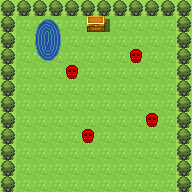

Rendered tile map (Tiled .tmx) drawn with the repository's tilesets; below, a short description and the full map source, tile grids included:
An orthogonal 12x12 tile map with 16x16 px tiles, 2 tile layers (Camada de Tiles 1, Camada de Tiles 2), 4 tilesets.

<map version="2017.05.16" orientation="orthogonal" renderorder="right-down" width="12" height="12" tilewidth="16" tileheight="16" nextobjectid="1">
 <tileset firstgid="1" source="../pokemon.tsx" />
 <tileset firstgid="2913" source="../baus.tsx" />
 <tileset firstgid="3297" source="../enemy.tsx" />
 <tileset firstgid="3298" source="../Portal.tsx" />
 <layer name="Camada de Tiles 1" width="12" height="12">
  <data encoding="csv">
56,56,56,56,56,56,56,56,56,56,56,56,
56,56,56,56,56,56,56,56,56,56,56,56,
56,56,56,56,56,56,56,56,56,56,56,56,
56,56,56,56,56,56,56,56,56,56,56,56,
56,56,56,56,56,56,56,56,56,56,56,56,
56,56,56,56,56,56,56,56,56,56,56,56,
56,56,56,56,56,56,56,56,56,56,56,56,
56,56,56,56,56,56,56,56,56,56,56,56,
56,56,56,56,56,56,56,56,56,56,56,56,
56,56,56,56,56,56,56,56,56,56,56,56,
56,56,56,56,56,56,56,56,56,56,56,56,
56,56,56,56,56,56,56,56,56,56,56,56
</data>
 </layer>
 <layer name="Camada de Tiles 2" width="12" height="12">
  <data encoding="csv">
842,842,842,842,842,842,842,842,842,842,842,842,
842,0,3298,3299,0,2931,2932,0,0,0,0,842,
842,0,3300,3301,0,0,0,0,0,0,0,842,
842,0,3302,3303,0,0,0,0,3297,0,0,842,
842,0,0,0,3297,0,0,0,0,0,0,842,
842,0,0,0,0,0,0,0,0,0,0,842,
842,0,0,0,0,0,0,0,0,0,0,842,
842,0,0,0,0,0,0,0,0,3297,0,842,
842,0,0,0,0,3297,0,0,0,0,0,842,
842,0,0,0,0,0,0,0,0,0,0,842,
842,0,0,0,0,0,0,0,0,0,0,842,
842,0,0,0,0,0,0,0,0,0,0,842
</data>
 </layer>
</map>
